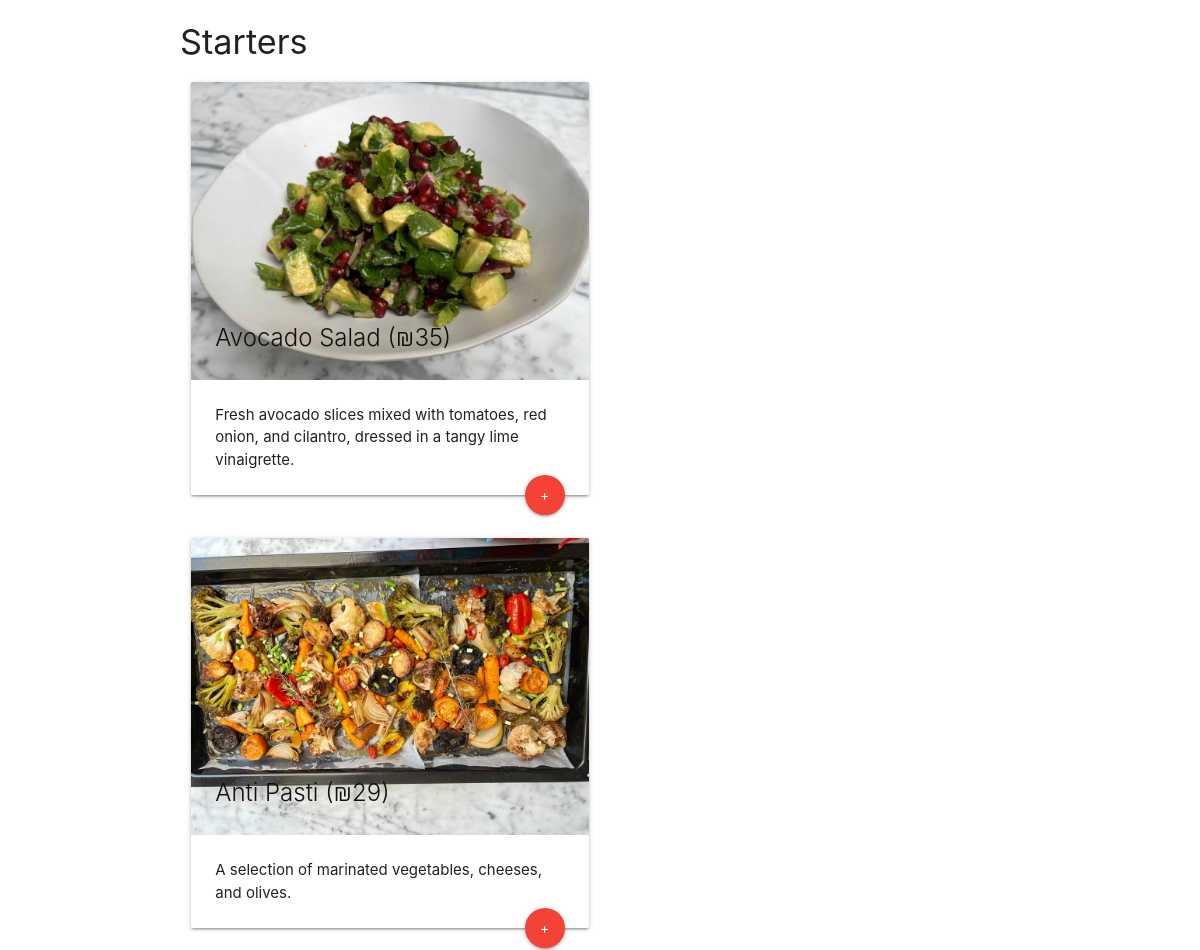
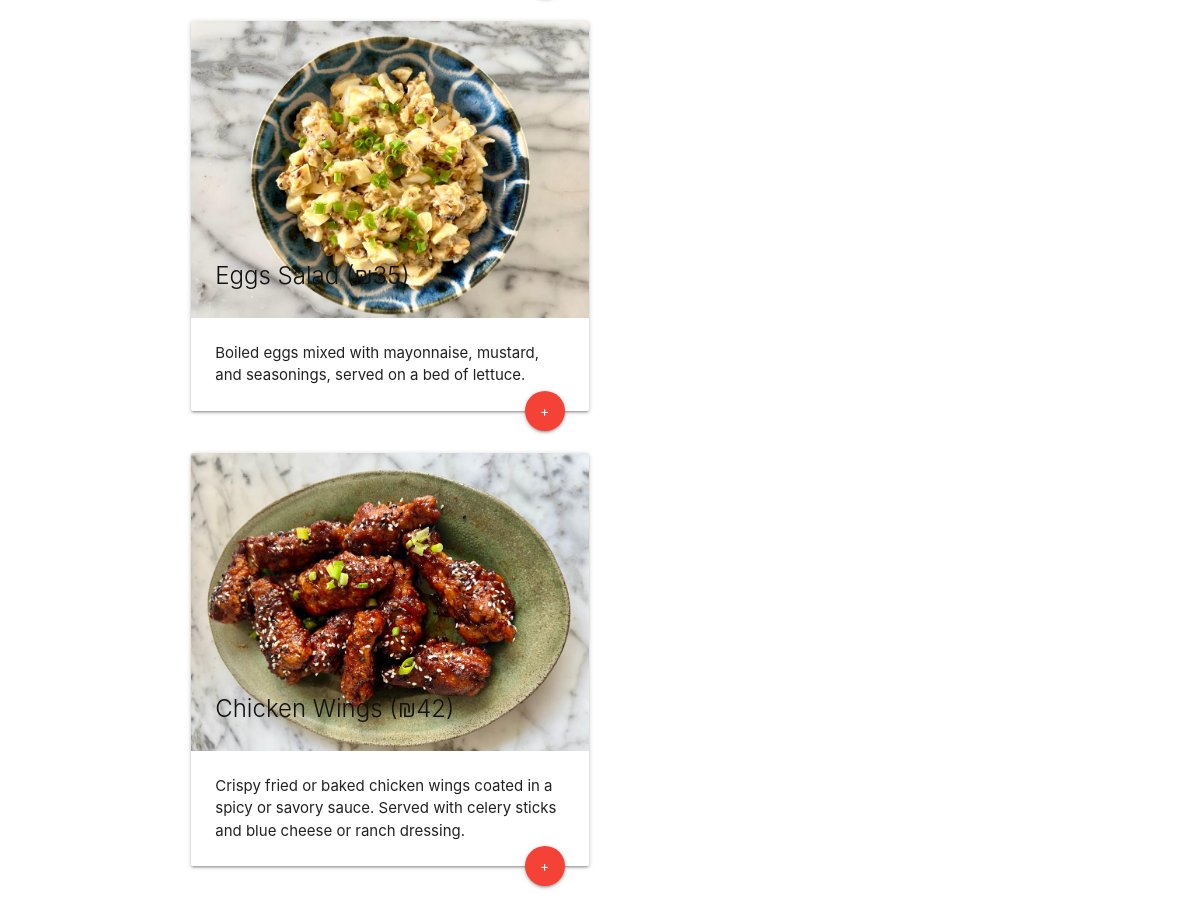
The page /menu/show-dishes/1/ (signed in) on the database its author committed (2 pictures, top to bottom).
### food_ordering_guest/models.py (models this page shows)
class Category(models.Model):
  name = models.CharField(max_length=30)
  image = models.ImageField(upload_to='media/')

class Dish(models.Model):
  name = models.CharField(max_length=30)
  price = models.IntegerField(validators=[MaxValueValidator(999999999999999)])
  description = models.CharField(max_length=500)
  image = models.ImageField(upload_to='media/')
  is_gluten_free = models.BooleanField(auto_created=False)
  is_vageterian = models.BooleanField(auto_created=False)
  category = models.ForeignKey(Category, on_delete=models.CASCADE)

### food_ordering_guest/views.py (the view)
# urls.py: path('menu/show-dishes/<int:id>/',views.show_dishes,name="show-dishes"),
@login_required(login_url='login')
def show_dishes(request, id):
  category = Category.objects.get(id=id)
  dishes = Dish.objects.all()
  numbers = []
  for num in range(1,10):
    numbers.append(num)
  return render(request, 'show_dishes.html', {'category': category, "dishes":dishes, "numbers":numbers})

### food_ordering_guest/templates/show_dishes.html (shortened to what this page needs)
{% extends 'layout.html' %}
{% load static %}
{% block content %}
  <h4> {{category.name|title}}</h4>
  {% for dish in dishes %}
    {% if dish.category == category %}
      <div class="row">
        <div class="col s12 m6">
          <div class="card">
            <div class="card-image">
              <img style="" src="{% static dish.image %}">
              <span style="color: #111" class="card-title">{{ dish.name }} (₪{{ dish.price }})</span>
            </div>
            <div class="card-content">
              <p>
                <form action="{% url 'add-dish-to-cart' %}" method="POST">
                  <button class="btn-floating halfway-fab waves-effect waves-light red" type="submit">+</button>
                </form>
                {{ dish.description }}
              </p>
            </div>
          </div>
        </div>
      </div>
    {% endif %}
  {% endfor %}
{% endblock %}

### rows shown on the page
Category: name "Starters"
Dish: image (picture), name "Avocado Salad", price "35", description "Fresh avocado slices mixed with tomatoes, red onion, and cilantro, dressed in a tangy lime vinaigrette."
Dish: image (picture), name "Anti Pasti", price "29", description "A selection of marinated vegetables, cheeses, and olives."
Dish: image (picture), name "Eggs Salad", price "35", description "Boiled eggs mixed with mayonnaise, mustard, and seasonings, served on a bed of lettuce."
Dish: image (picture), name "Chicken Wings", price "42", description "Crispy fried or baked chicken wings coated in a spicy or savory sauce. Served with celery sticks and blue cheese or ranch dressing."
